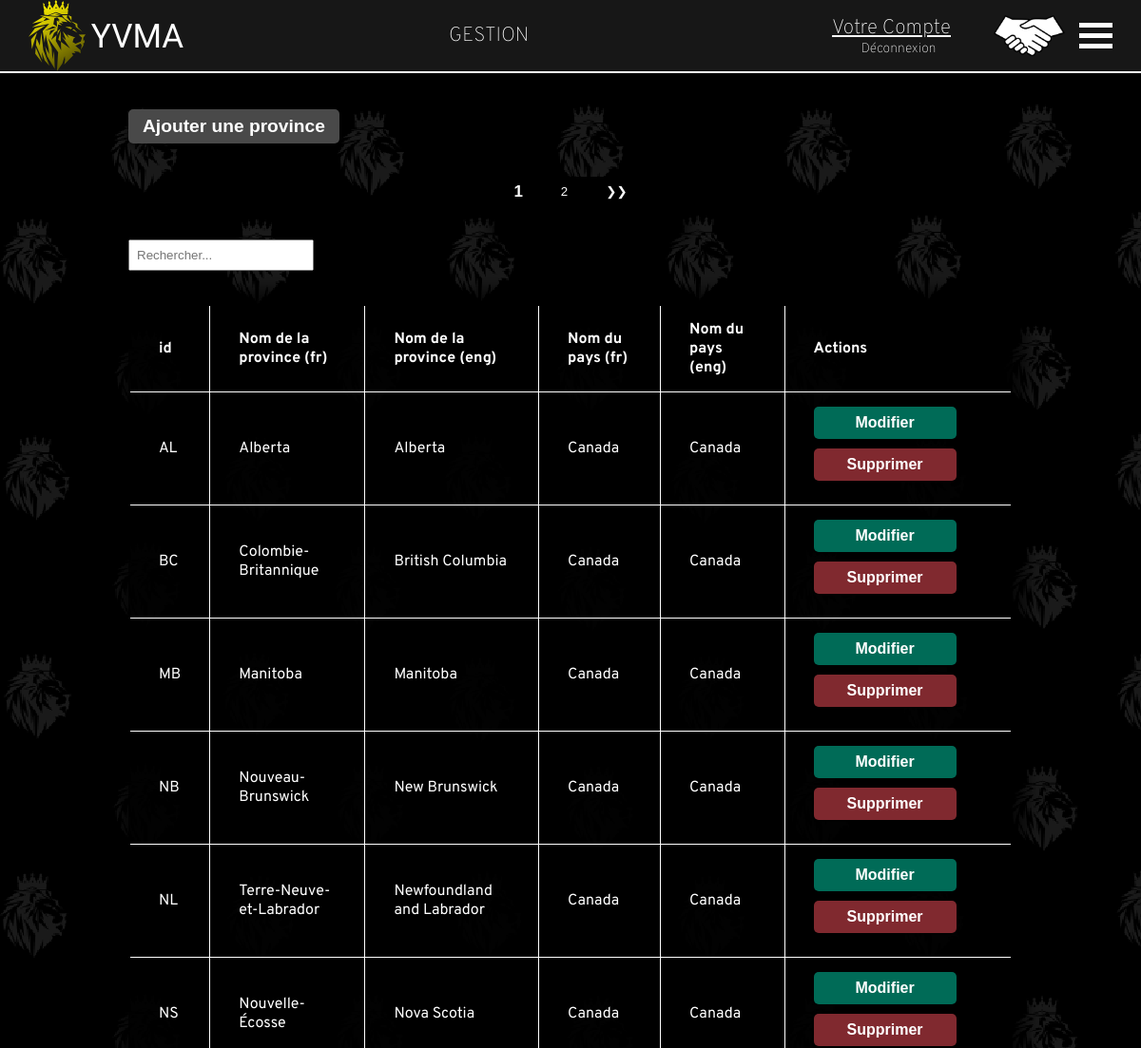
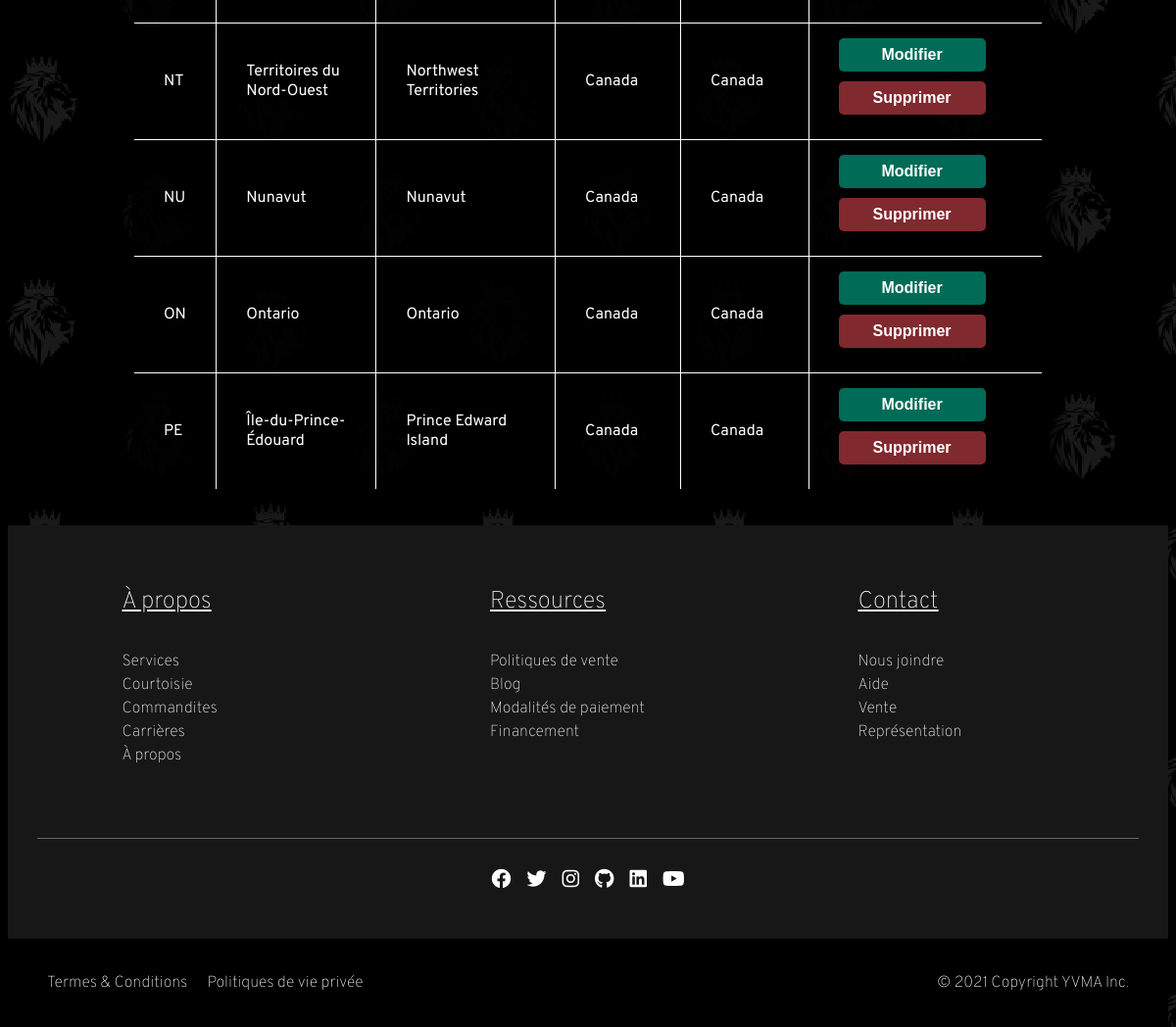
/VEHICULES_DOCCASION_INC/index.php?Utilisateur&action=listeProvinces (signed in), run on the app's committed database (2 pictures, top to bottom).
### tables this page shows
CREATE TABLE province (
	codeProvince CHAR(2),
	nomProvinceFR VARCHAR(50) NOT NULL,
	nomProvinceEN VARCHAR(50) NOT NULL,
	paysId SMALLINT UNSIGNED NOT NULL,
	visibilite BOOLEAN NOT NULL,
	PRIMARY KEY(codeProvince),
	FOREIGN KEY(paysId) REFERENCES pays(idPays)
);

CREATE TABLE pays (
	idPays SMALLINT UNSIGNED AUTO_INCREMENT,
	nomPaysFR VARCHAR(50) NOT NULL,
	nomPaysEN VARCHAR(50) NOT NULL,
	visibilite BOOLEAN NOT NULL,
	PRIMARY KEY(idPays)
);

### VEHICULES_DOCCASION_INC/index.php (called while the page is built, shortened)
<?php
    function mon_autoloader($classe) {
        $repertoires = array(RACINE . "controleurs/",
						RACINE . "modeles/",
						RACINE . "vues/");
        foreach ($repertoires as $rep) {
            if (file_exists($rep . $classe . ".php")) {
                return;
            }
        }
    }
	Routeur::route();
?>

### VEHICULES_DOCCASION_INC/modeles/TemplateDAO.php (called while the page is built, shortened)
<?php
	abstract class TemplateDAO {
		public function __construct() {
			$this->connexion = new PDO("mysql:host=localhost;dbname=concessionnaire", "root", "");
		}
	}
?>

### VEHICULES_DOCCASION_INC/modeles/Modele_Utilisateur.php (called while the page is built, shortened)
<?php
	class Modele_Utilisateur extends TemplateDAO {
        public function obtenir_provinces() {
            $requete = "SELECT * FROM province JOIN pays ON paysId = idPays
                WHERE province.visibilite = 1";
            $resultats = $this -> connexion -> query($requete);
            $resultats -> execute();
            return $resultats -> fetchAll(PDO::FETCH_ASSOC);
        }
	}
?>

### VEHICULES_DOCCASION_INC/vues/ListeProvincesAdmin.php (the view, shortened to what this page needs)
<section class="yu-section">
    <div class="yu-table-province yu-btn-ajouter-container">
    <button class="yu-btn-ajouter">Ajouter une province</button>
    </div>
    <div class="yu-table-responsive">
    <table class="yu-table yu-table-province" data-component="Pagination">
        <thead>
            <tr>
                <th>id</th>
                <th>Nom de la province (fr)</th>
                <th>Nom de la province (eng)</th>
                <th>Nom du pays (fr)</th>
                <th>Nom du pays (eng)</th>
                <th>Actions</th>
            </tr>
        </thead>
    <tbody>
    <?php foreach ($data['provinces'] as $province) { ?>
        <tr>
            <td data-js-idProvince><?= $province["codeProvince"]?></td>
            <td><?= $province["nomProvinceFR"]?></td>
            <td><?= $province["nomProvinceEN"]?></td>
            <td><?= $province["nomPaysFR"]?></td>
            <td><?= $province["nomPaysEN"]?></td>
            <td><button class="yu-btn-modifier yu-btn">Modifier</button><button class="yu-btn-supprimer yu-btn">Supprimer</button></td>
        </tr>
    <?php }?>
    </tbody>
    </table>
    </div>
</section>

### VEHICULES_DOCCASION_INC/assets/styles/styles.css (style rules this page uses)
* { color: white; }
body { max-width: 100%; height: 100vh; min-height: 100vh; margin-top: calc(75px - 30px); box-sizing: border-box; font-family: 'Overpass', sans-serif; overflow-x: hidden; background-image: url(../images/lionBG2.svg); background-size: cover; }
button { -webkit-appearance: none; -moz-appearance: none; border: none; border-radius: 0; cursor: pointer; outline: none; padding: .5em 20px; transition: background-color .3s ease; width: fit-content; }
table { border-collapse: collapse; }
table, tr, th, td { border: solid 1px black; }
th, td { padding: 15px 30px; text-align: left; }

### VEHICULES_DOCCASION_INC/assets/styles/admin.css (style rules this page uses)
body { background-color: black; background-size: cover; background-attachment: fixed; background-position-y: 75px; overflow-x: hidden; }
.yu-btn-ajouter { color: white; padding: 7px 15px; background: rgba(73, 73, 73, 1); border-radius: 5px; box-shadow: 0 0 8px 1px rgb(0 0 0 / 70%); max-width: 1024px; margin: 70px 0 0 0; font-size: 1.2em; font-weight: 600; text-align: center; }
.yu-btn-modifier { background: rgb(0, 107, 87, 1); width: 150px; margin: 0 auto; border-radius: 5px; box-shadow: 0 0 8px 1px rgb(0 0 0 / 70%); font-size: 1em; font-weight: 600; }
.yu-btn-supprimer { background: #80292F; width: 150px; margin: 10px auto; border-radius: 5px; box-shadow: 0 0 8px 1px rgb(0 0 0 / 70%); font-size: 1em; font-weight: 600; }
.yu-table, .yu-table th, .yu-table td { border: 1px solid white; border-collapse: collapse; color: white; }
.yu-table-responsive { display: block; width: 100%; overflow-x: auto; }
.yu-table { width: 100%; max-width: 100%; margin: 70px auto; background: rgba(0, 0, 0, 0.9); box-shadow: 0 0 16px 15px rgba(0, 0, 0, 0.7); border: 2px solid rgba(0, 0, 0, 0); }
.yu-btn-ajouter-container { padding-top: 0; }
.yu-table-province { max-width: 930px; margin: 35px auto; }

### data on the page
province: codeProvince "AL", nomProvinceFR "Alberta", nomProvinceEN "Alberta", paysId.nomPaysFR "Canada", paysId.nomPaysEN "Canada"
province: codeProvince "BC", nomProvinceFR "Colombie-Britannique", nomProvinceEN "British Columbia", paysId.nomPaysFR "Canada", paysId.nomPaysEN "Canada"
province: codeProvince "MB", nomProvinceFR "Manitoba", nomProvinceEN "Manitoba", paysId.nomPaysFR "Canada", paysId.nomPaysEN "Canada"
province: codeProvince "NB", nomProvinceFR "Nouveau-Brunswick", nomProvinceEN "New Brunswick", paysId.nomPaysFR "Canada", paysId.nomPaysEN "Canada"
province: codeProvince "NL", nomProvinceFR "Terre-Neuve-et-Labrador", nomProvinceEN "Newfoundland and Labrador", paysId.nomPaysFR "Canada", paysId.nomPaysEN "Canada"
province: codeProvince "NS", nomProvinceFR "Nouvelle-Écosse", nomProvinceEN "Nova Scotia", paysId.nomPaysFR "Canada", paysId.nomPaysEN "Canada"
province: codeProvince "NT", nomProvinceFR "Territoires du Nord-Ouest", nomProvinceEN "Northwest Territories", paysId.nomPaysFR "Canada", paysId.nomPaysEN "Canada"
province: codeProvince "NU", nomProvinceFR "Nunavut", nomProvinceEN "Nunavut", paysId.nomPaysFR "Canada", paysId.nomPaysEN "Canada"
province: codeProvince "ON", nomProvinceFR "Ontario", nomProvinceEN "Ontario", paysId.nomPaysFR "Canada", paysId.nomPaysEN "Canada"
province: codeProvince "PE", nomProvinceFR "Île-du-Prince-Édouard", nomProvinceEN "Prince Edward Island", paysId.nomPaysFR "Canada", paysId.nomPaysEN "Canada"
